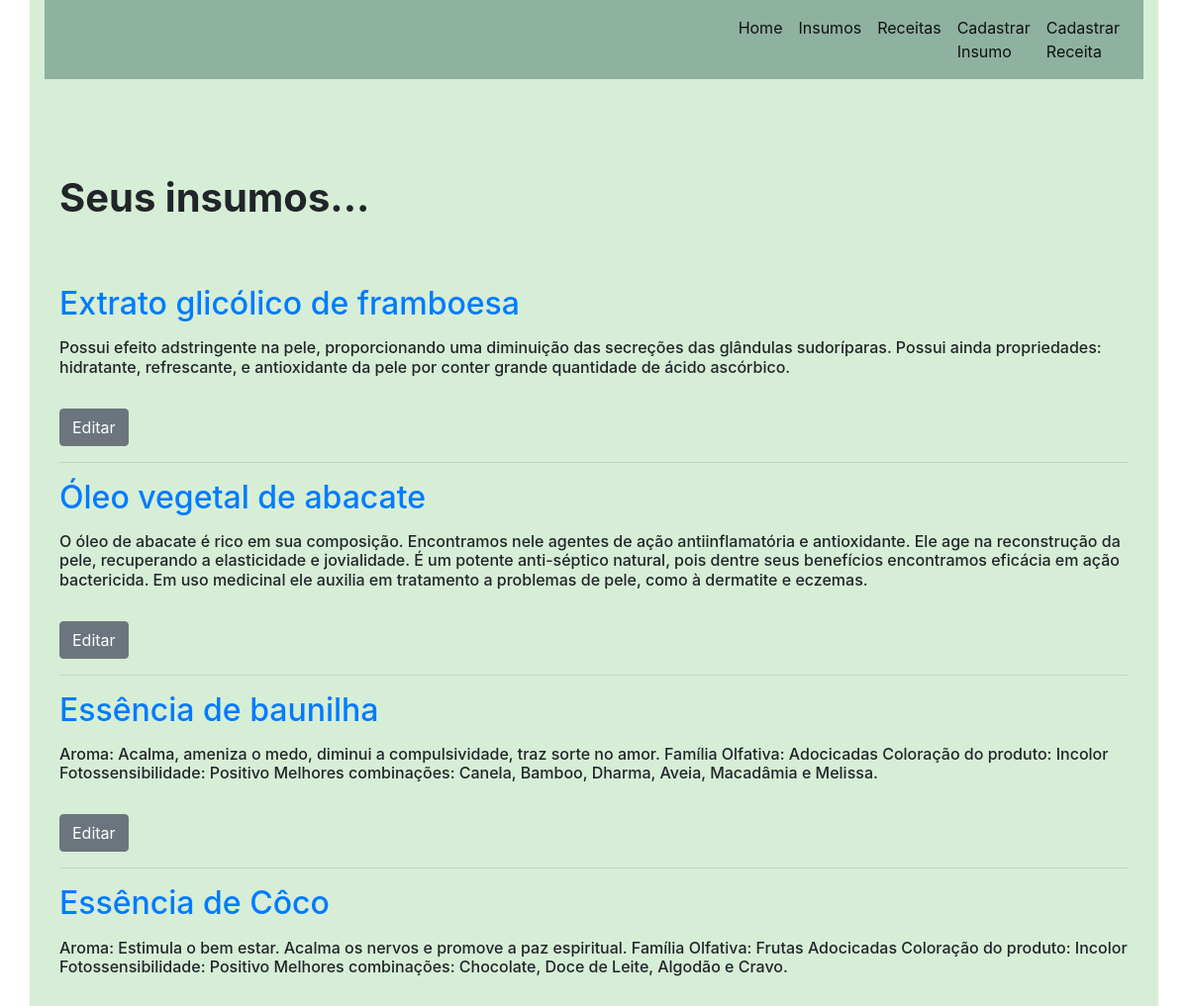
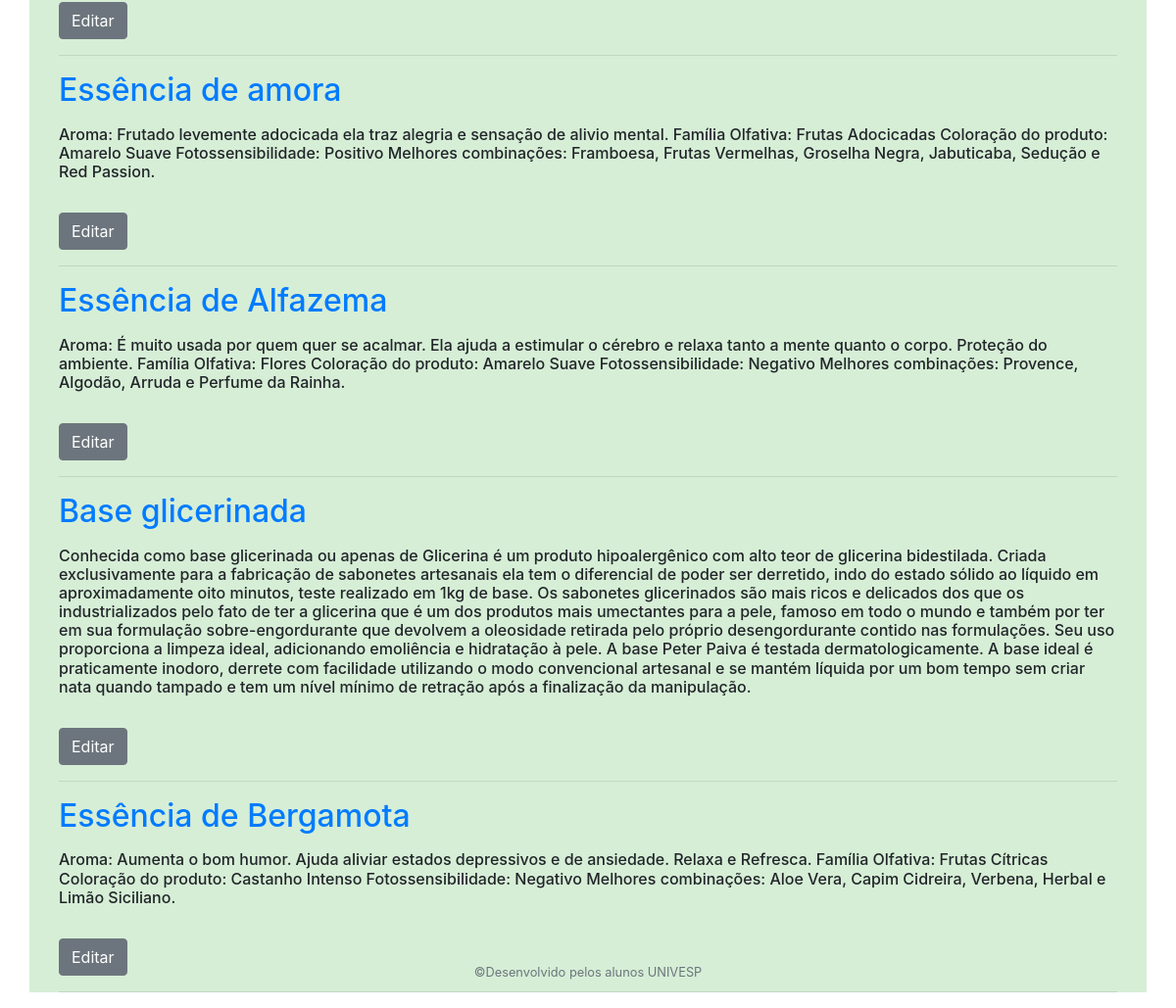
Page /cadastrados on the earlier database version (2 pictures, top to bottom).
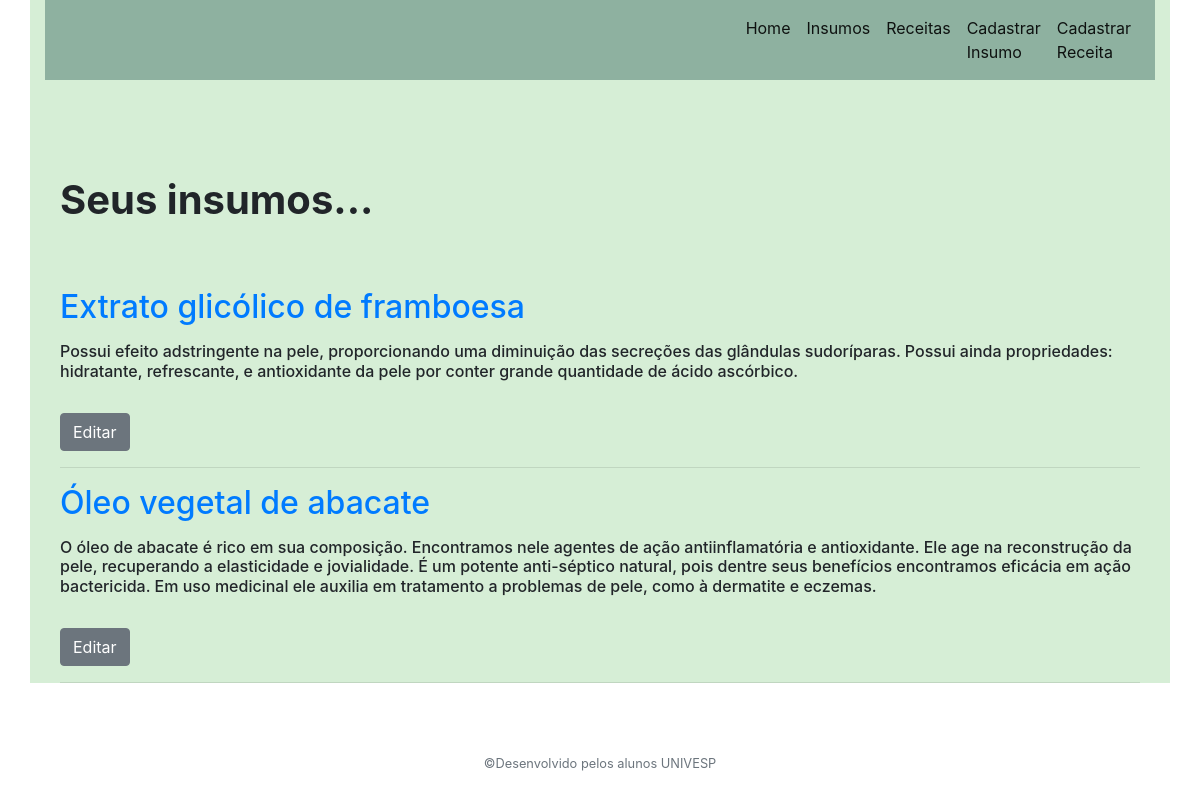
Same page on the later database version.
### app.py (models this page shows)
class Insumos(db.Model):
    id = db.Column(db.Integer, primary_key=True)
    created = db.Column(db.DateTime, default=datetime.datetime.utcnow)
    nome_insumo = db.Column(db.String(80), nullable=False)
    beneficios = db.Column(db.String(500), nullable=False)

### app.py (the view)
@app.route('/cadastrados')
def cadastrados():
    conn = get_db_connection() #conecta com o BD
    insumos = conn.execute('SELECT * FROM insumos').fetchall()
    conn.close()
    return render_template('index.html', insumos=insumos)

### app.py (called while the page is built)
def get_db_connection():
    conn = sqlite3.connect('database.db')
    conn.row_factory = sqlite3.Row
    return conn

### templates/index.html (shortened to what this page needs)
{% extends 'base.html' %}
{% block content %}
    <h1>{% block title %} <br><br><strong>Seus insumos...</strong> <br><br> {% endblock %}</h1>
    {% for insumo in insumos %}
        <a href="{{ url_for('post', insumo_id=insumo['id']) }}">
            <h2><p> </p>{{ insumo['nome_insumo'] }}</h2>
        </a>
            <h6>{{ insumo['beneficios'] }}</h6>
            <br>
        <a href="{{ url_for('edit', id=insumo['id']) }}">
            <span class="btn btn-secondary">Editar<br></span>
        </a>
        <hr>
    {% endfor %}
{% endblock %}

### templates/base.html (shortened to what this page needs)
<!doctype html>
<html lang="pt-br">
  <head>
    <link rel="stylesheet" href="https://stackpath.bootstrapcdn.com/bootstrap/4.3.1/css/bootstrap.min.css">
  </head>
  <body>
      <div class="container" style="background-color: rgb(214, 238, 214); height:100%;">
        <nav class="navbar navbar-expand-lg navbar-light " style="background-color:#8eb1a0;">
            <nav class="collapse navbar-collapse" id="navbarNav">
              <ul class="navbar-nav">
                <li class="nav-item">
                  <a class="nav-link active" aria-current="page" href="{{ url_for('index') }}">Home</a>
                </li>
                <li class="nav-item">
                  <a class="nav-link active" aria-current="page" href="{{ url_for('cadastrados') }}">Insumos</a>
                </li>
                <li class="nav-item">
                  <a class="nav-link active" aria-current="page" href="{{ url_for('receitas') }}">Receitas</a>
                </li>
                <li class="nav-item">
                  <a class="nav-link active" href="{{ url_for('addinsumo') }}">Cadastrar Insumo</a>
                </li>
                <li class="nav-item">
                  <a class="nav-link active" href="{{ url_for('addreceita') }}">Cadastrar Receita</a>
                </li>
              </ul>
            </nav>
        </nav>
        <div class="container-fluid">
            {% block content %} {% endblock %}
        </div>
      </div>
    <div class="container-fluid" style="height:50px; bottom: 0px; position: fixed; text-align: center;">
      <small class="text-muted">&copy;Desenvolvido pelos alunos UNIVESP</small>
    </div>
  </body>
</html>

Differences in the rows shown:
removed Insumos: nome_insumo "Essência de baunilha", beneficios "Aroma: Acalma, ameniza o medo, diminui a compulsividade, traz sorte no amor. Família Olfativa: Adocicadas Coloração do produto: Incolor Fotossensibilidade: Positivo Melhores combinações: Canela, Bamboo, Dharma, Aveia, Macadâmia e Melissa."
removed Insumos: nome_insumo "Essência de Côco", beneficios "Aroma: Estimula o bem estar. Acalma os nervos e promove a paz espiritual. Família Olfativa: Frutas Adocicadas Coloração do produto: Incolor Fotossensibilidade: Positivo Melhores combinações: Chocolate, Doce de Leite, Algodão e Cravo."
removed Insumos: nome_insumo "Essência de amora", beneficios "Aroma: Frutado levemente adocicada ela traz alegria e sensação de alivio mental. Família Olfativa: Frutas Adocicadas Coloração do produto: Amarelo Suave Fotossensibilidade: Positivo Melhores combinações: Framboesa, Frutas Vermelhas, Groselha Negra, Jabuticaba, Sedução e Red Passion."
removed Insumos: nome_insumo "Essência de Alfazema", beneficios "Aroma: É muito usada por quem quer se acalmar. Ela ajuda a estimular o cérebro e relaxa tanto a mente quanto o corpo. Proteção do ambiente. Família Olfativa: Flores Coloração do produto: Amarelo Suave Fotossensibilidade: Negativo Melhores combinações: Provence, Algodão, Arruda e Perfume da Rainha."
removed Insumos: nome_insumo "Base glicerinada", beneficios "Conhecida como base glicerinada ou apenas de Glicerina é um produto hipoalergênico com alto teor de glicerina bidestilada. Criada exclusivamente para a fabricação de sabonetes artesanais ela tem o diferencial de poder ser derretido, indo do estado sólido ao líquido em aproximadamente oito minutos, teste realizado em 1kg de base. Os sabonetes glicerinados são mais ricos e delicados dos que os industrializados pelo fato de ter a glicerina que é um dos produtos mais umectantes para a pele, famoso em todo o mundo e também por ter em sua formulação sobre-engordurante que devolvem a oleosidade retirada pelo próprio desengordurante contido nas formulações. Seu uso proporciona a limpeza ideal,…"
removed Insumos: nome_insumo "Essência de Bergamota", beneficios "Aroma: Aumenta o bom humor. Ajuda aliviar estados depressivos e de ansiedade. Relaxa e Refresca. Família Olfativa: Frutas Cítricas Coloração do produto: Castanho Intenso Fotossensibilidade: Negativo Melhores combinações: Aloe Vera, Capim Cidreira, Verbena, Herbal e Limão Siciliano."
